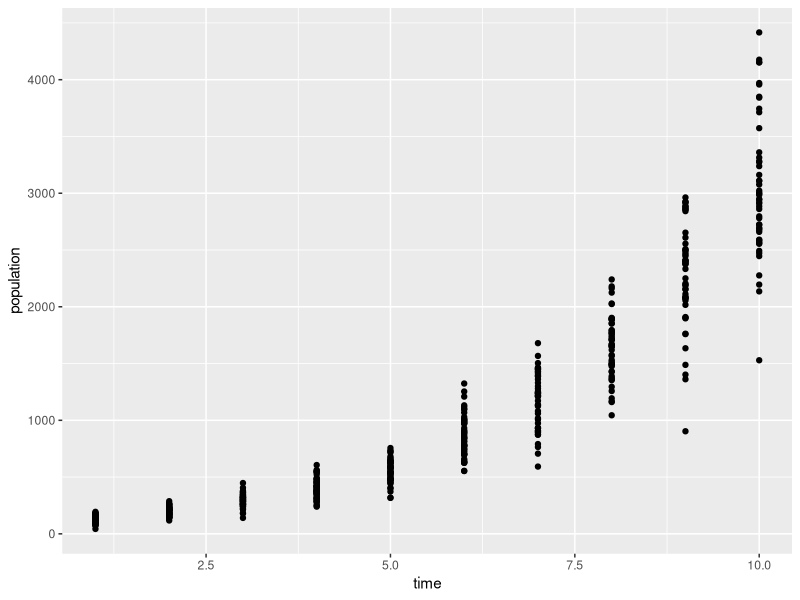
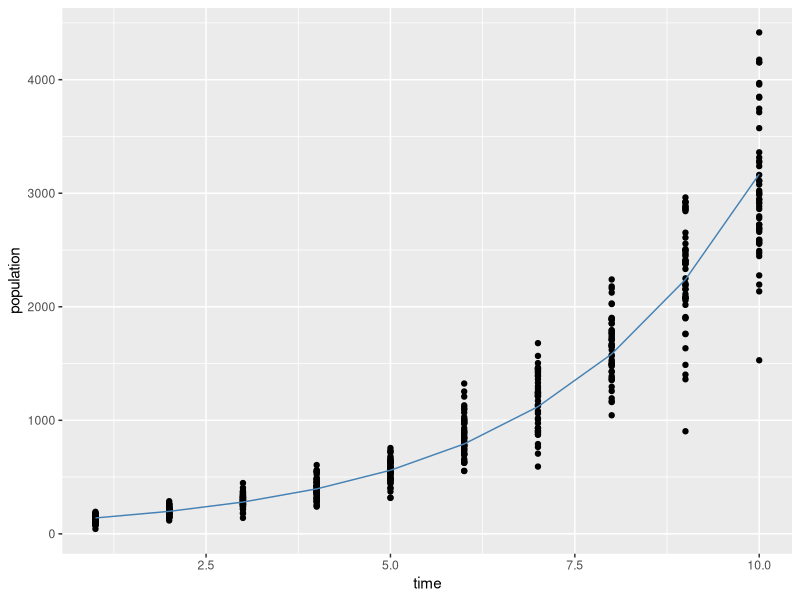

Write R code to recreate these figures, in order. (Note: this script raises an error after producing the figures.)
## ---- chunk 1
## Import libraries

library(ggplot2)
## ---- chunk 2
###############################
##exponential growth function##
###############################

exp_growth <- function(t,a=1,b=2,ter=1, log=FALSE){
  # This function returns the exponential after time t
  # parameters: 
  # t = time how long the function was growing (unit), no default
  # a = constant, start value of the the function (units observation at t0), default: 1
  # b = basis, growth factor of the function, default: 2 (doubling)
  # ter = time constant, time required to reach the growth factor, default: 1
  
  # Example: if this is modeling a rabbit population and 
  # we observe this population over 30 days, 
  # the initial population was 20 animals, 
  # we know that every 2 months, the population is 1.5 times the time it was before, 
  # we would give it the values:
  # t = 30 (days)
  # a = 20 (individuals)
  # b = 1.5 (factor)
  # ter = 60 (days)
  
  if (!log){
    grown_population <- a*b^(t/ter)  
  }
  else if (log){
    # log formula
    grown_population <- log(a)+(t/ter)*log(b)
  }  
  
  
  return(grown_population)
}


# test:

exp_growth(10,log=FALSE)

## ---- chunk 3
# Define parameters: how long do we observe, what growth rate to we assume etc.

make_exp_data <- function(n,t,params = c(), noise = 0.2, log=FALSE){
  # this function returns a data set with values from time 1 to time t
  # we assume that n observations are made at each t 
  # params should be a named list with names "a","b" and "ter" to feed the model
  # default for params is empty, i.e. default values for the exponential function are used
  # noise adds a random component to each data point, the size of the noise depends of the value of the data point (the larger the number, the larger the noise)
  
  # This function returns a table with n*t entries and two columns - time and population  size 
  
  # generate an empty table
  population_table <- matrix(0,nrow = n*t, ncol = 2)
  colnames(population_table) <- c("time","population")
  
  # repreat observed time points
  population_table[,1] <- rep((1:t),n)
  # fill in exponential growth
  population_table[,2] <- mapply(exp_growth,population_table[,1],MoreArgs=as.list(params,log))
  # assign errors
  error_terms          <- mapply(rnorm,1,0,(noise* population_table[,2]))
  # final values 
  population_table[,2] <- population_table[,2]+error_terms
  
  # create and return data frame
  population_table <- as.data.frame(population_table)
  
  return(population_table)
}


# define parameters
params <- c(a=100, b=2,ter=2)
# define number of observations
n      <- 50
# define number of observed time points
t      <- 10

population_table <- make_exp_data(n,t,params)

# plot data
data_plot <- ggplot(data=population_table,aes(time,population))+
  geom_point()

data_plot

## ---- chunk 4
rmsd_exp <- function(a,b,ter,data,t,n){
  # return sum of rmsd for data set and predictions
  
  pred_params <- c(a=a, b=b, ter = ter)
  preds <- make_exp_data(n=n,t=t,pred_params,noise = 0,log = FALSE)
  
  sorted_data <- log(data$population[order(data$time)])
  sorted_preds <- log(preds$population[order(preds$time)])
  
  return(sqrt(sum((sorted_preds-sorted_data)^2)/length(sorted_preds)))
}

rmsd_exponential <- function(data,t,n,startparams = NA){
  
  # this functions writes a table for likelihood estimates
  # startparams should be given in a list of sequences
  
  if(is.na(startparams)){
    # define sequences of start parameters when they are not given by the user
    a  <- 1:100
    b  <- 1:10
    ter<- 1:10
  } else {
    a <- startparams$a
    b <- startparams$b
    ter <- startparams$ter
  }
  
  #create a large matrix
  optim_matrix <- matrix(nrow = length(a)*length(b)*length(ter),ncol = 4)
  
  # write all parameters
  optim_matrix[,1] <- mapply(rep,a, length(ter)*length(b))
  optim_matrix[,2] <- mapply(rep,b, length(ter))
  optim_matrix[,3] <- ter
  
  # estimate likelihood
  optim_matrix[,4] <- mapply(rmsd_exp,optim_matrix[,1],optim_matrix[,2],optim_matrix[,3],MoreArgs = list(data,t,n))
  
  
  # return best fit
  best_fit <- which(optim_matrix[,4]==min(optim_matrix[,4]))
  
  if (length(best_fit)>1){
    print("WARNING, more than one parameter pair maximised likelihood. Returning only one")
    best_fit <- best_fit[1]
  }
  
  colnames(optim_matrix) <- c("a","b","ter","rmsd")
  optim_matrix <- as.data.frame(optim_matrix)
  
  fitted_params <- c(a=optim_matrix$a[best_fit],b=optim_matrix$b[best_fit], ter =optim_matrix$ter[best_fit])
  print(fitted_params)
  return(optim_matrix)
}

fitted_table <- rmsd_exponential(population_table,t,50)
best_fit     <- which(fitted_table$rmsd == min(fitted_table$rmsd))

fitted_params <- c(a=fitted_table$a[best_fit[1]] ,b=fitted_table$b[best_fit[1]] ,ter=fitted_table$ter[best_fit[1]])

## ---- chunk 5
# plot data and estimation

preds <- make_exp_data(n,t,params = fitted_params,noise=0)


plot <- ggplot(data=population_table, aes(time,population))+
  geom_point()+
  geom_line(data=preds,color = "steelblue")

plot
## ---- chunk 6
# Load data from corona cases in Germany

covid_data <- read.csv("CovidData.csv", sep = "," )

covid_data <- covid_data[,c(4,2)]
colnames(covid_data)<- c("time","population")

starts <- c(a=list(1:2),b=list(1:5),ter=list(c(3.1,3.2,3.3,3.4,3.5,3.6,3.7,3.8,3.9)))

# fit an exponential model to the reported cases

covid_fit <- rmsd_exponential(covid_data,length(covid_data$time),1,starts)
best_fit     <- which(covid_fit$rmsd == min(covid_fit$rmsd))

covid_params <- c(a=covid_fit$a[best_fit[1]] ,b=covid_fit$b[best_fit[1]] ,ter=covid_fit$ter[best_fit[1]])


# plot data and estimation

preds <- make_exp_data(1,length(covid_data$time),params = covid_params,noise=0)


plot <- ggplot(data=covid_data, aes(time,population))+
  geom_point()+
  geom_line(data=preds,color = "steelblue")

plot

## ---- chunk 7
# Effects of contaning the virus
# For simplicity - we consider all measures together and simulate an effect that leads to longer duplication circles.




